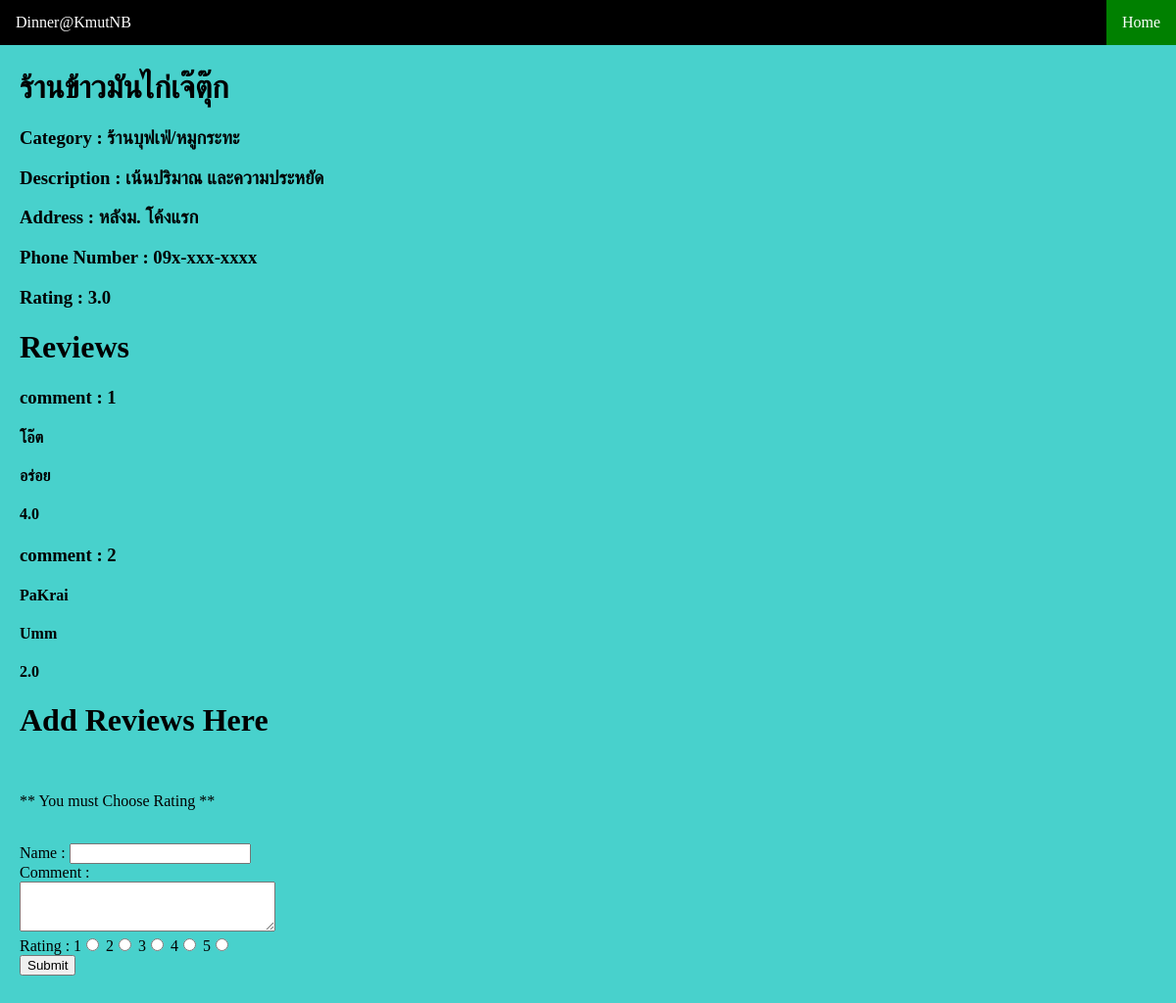
The app's page /Review/add_review/4 with its own data.
### webReview/models.py (models this page shows)
class Restaurant(models.Model):
    name = models.TextField()
    description = models.TextField()
    address = models.TextField()
    phone_num = models.TextField()
    Category = models.TextField()
    rating = models.FloatField(default = 0)

class Reviews(models.Model):
    name = models.TextField()
    comment = models.TextField()
    rating = models.FloatField(validators=[MinValueValidator(1.0), MaxValueValidator(5.0)],)
    restau = models.ForeignKey(Restaurant,on_delete=models.CASCADE)

### webReview/views.py (the view)
# urls.py: path('add_review/<int:rest_id>', views.add_review, name='add_review'),
def add_review(request,rest_id):
    try:
        if(request.POST['Rname'] and request.POST['Rcomm'] and request.POST['Rating'] != ""):
            rest = Restaurant.objects.get(id=rest_id)
            add = Reviews(name=request.POST['Rname'],comment=request.POST['Rcomm'],rating=float(request.POST['Rating']),restau=rest)
            add.save()
            fil = Reviews.objects.filter(restau=rest_id)
            rate = 0
            for i in range (Reviews.objects.filter(restau=rest_id,).count()) :
                rate = rate + fil[i].rating
            rest.rating=rate/Reviews.objects.filter(restau=rest_id,).count()
            rest.save()
            return HttpResponseRedirect(reverse('review:res', args=(rest_id,)))
        else:
            rest_descrip = get_object_or_404(Restaurant, pk=rest_id)
            rev =  Reviews.objects.filter(restau=rest_id)
            return render(request, 'rest.html',{'rest_descrip':rest_descrip,'rev':rev,'error':"** You must fill all the data **"})
    except:
        rest_descrip = get_object_or_404(Restaurant, pk=rest_id)
        rev =  Reviews.objects.filter(restau=rest_id)
        return render(request, 'rest.html',{'rest_descrip':rest_descrip,'rev':rev,'error':"** You must Choose Rating **"})

### webReview/templates/rest.html (shortened to what this page needs)
<!DOCTYPE html>
<html>
<head>
</head>
<body>
<ul>
  <li><a href="#news">Dinner@KmutNB</a></li>
  <li style="float:right"><a class="rightmenu" href="{% url 'review:home' %}">Home</a></li>
</ul>
<div style="padding:20px;margin-top:30px;background-color:#48D1CC	;height:1500px;">
  <h1>{{rest_descrip.name}}</h1>
  <h3>Category : {{rest_descrip.Category}}</h3>
  <h3>Description : {{rest_descrip.description}}</h3>
  <h3>Address : {{rest_descrip.address}}</h3>
  <h3>Phone Number : {{rest_descrip.phone_num}}</h3>
  <h3>Rating : {{rest_descrip.rating}}
  <h1>Reviews</h1>
  {% if rev %}
     {% for index in rev %}
       <h3>comment : {{ forloop.counter }} </h3>
       <h4>{{index.name}}</h4>
       <h4>{{index.comment}}</h4>
       <h4>{{index.rating}}</h4>
     {% endfor %}
  {% else %}
    <h3>No Review yet </h3>
  {% endif %}
  <h1>Add Reviews Here</h1>
  {% if error %}
    <p>{{error}}</p>
  {% endif %}
  <form action="{% url 'review:add_review' rest_descrip.id %}" method="post">
    Name : <input type="TextInput" name="Rname" value=""></br>
    Comment : </br><textarea name="Rcomm" rows="3" cols="30"></textarea></br>
    Rating : 1<input type="radio" name="Rating" value=1> 2<input type="radio" name="Rating" value=2> 3<input type="radio" name="Rating" value=3> 4<input type="radio" name="Rating" value=4> 5<input type="radio" name="Rating" value=5></br>
    <input type="submit" value="Submit">
  </form>
</div>
</body>
</html>

### webReview/templates/rest.html (style rules this page uses)
body { margin:0; }
ul { list-style-type: none; margin: 0; padding: 0; overflow: hidden; background-color: black ; position: fixed; top: 0; width: 100%; }
li { float: left; }
li a { display: block; color: white; text-align: center; padding: 14px 16px; text-decoration: none; }
.rightmenu { background-color: green; }

### records on screen
Restaurant: name "ร้านข้าวมันไก่เจ๊ตุ๊ก", Category "ร้านบุฟเฟ่/หมูกระทะ", description "เน้นปริมาณ และความประหยัด", address "หลังม. โค้งแรก", phone_num "09x-xxx-xxxx", rating "3.0"
Reviews: name "โอ๊ต", comment "อร่อย", rating "4.0"
Reviews: name "PaKrai", comment "Umm", rating "2.0"

### other values on screen
{{ error }} "** You must Choose Rating **"
